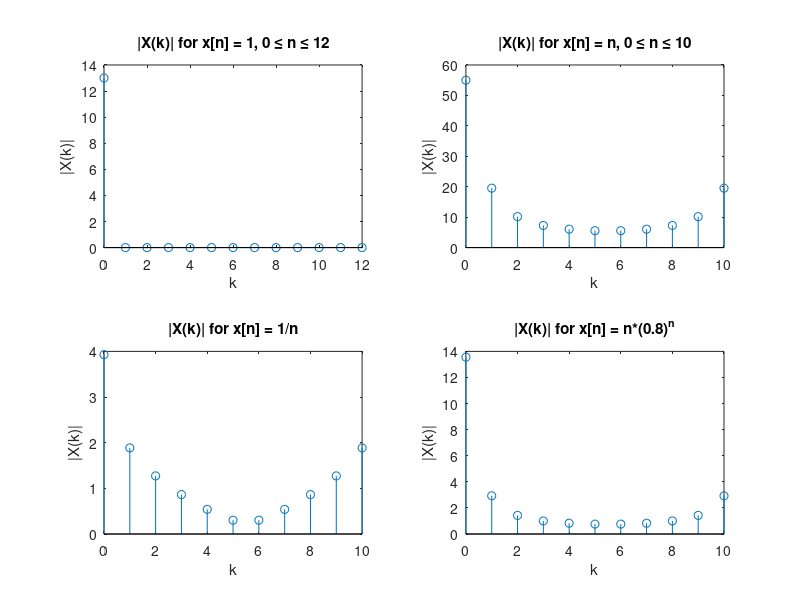

MATLAB code for this plot:
% Problem 6.28: FFT and plot |X(k)| for each case
figure;

% (a) x[n] = 1, 0 ≤ n ≤ 12
n = 0:12;
x = ones(size(n));
X = fft(x);
subplot(2,2,1);
stem(0:length(X)-1, abs(X));
title('|X(k)| for x[n] = 1, 0 ≤ n ≤ 12');
xlabel('k'); ylabel('|X(k)|');

% (b) x[n] = n, 0 ≤ n ≤ 10
n = 0:10;
x = n;
X = fft(x);
subplot(2,2,2);
stem(0:length(X)-1, abs(X));
title('|X(k)| for x[n] = n, 0 ≤ n ≤ 10');
xlabel('k'); ylabel('|X(k)|');

% (c) x[n] = 1/n for n = 1 to 10, x[0] = 1, else 0
n = 0:10;
x = zeros(size(n));
x(1) = 1;
x(2:end) = 1 ./ n(2:end);
X = fft(x);
subplot(2,2,3);
stem(0:length(X)-1, abs(X));
title('|X(k)| for x[n] = 1/n');
xlabel('k'); ylabel('|X(k)|');

% (d) x[n] = n*(0.8)^n, 0 ≤ n ≤ 10
n = 0:10;
x = n .* (0.8).^n;
X = fft(x);
subplot(2,2,4);
stem(0:length(X)-1, abs(X));
title('|X(k)| for x[n] = n*(0.8)^n');
xlabel('k'); ylabel('|X(k)|');
